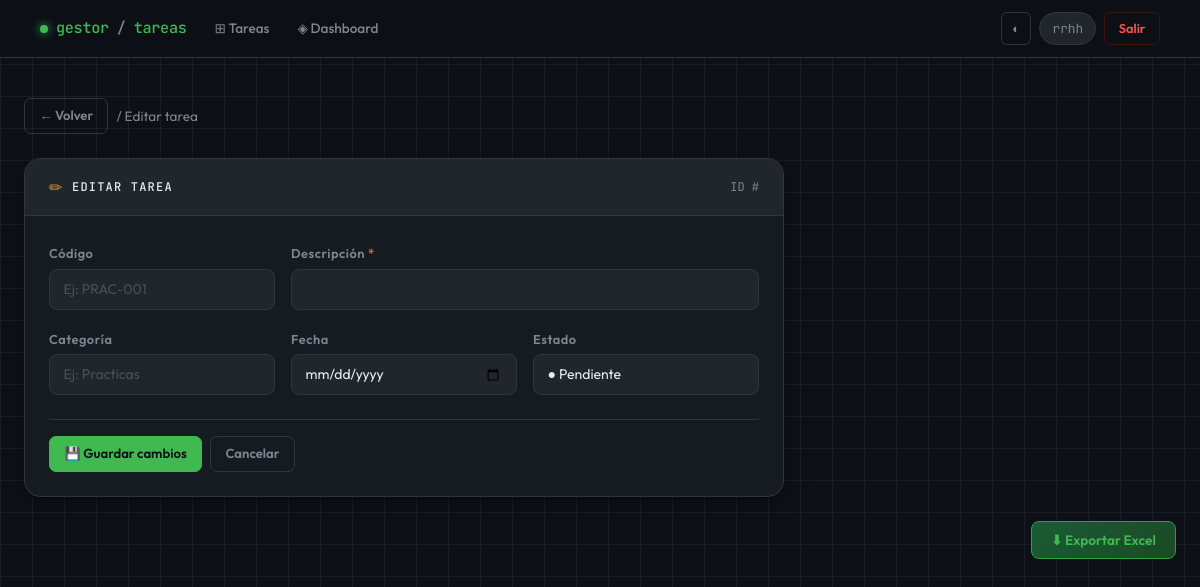
The app's page /editar/162 (signed in), older data.
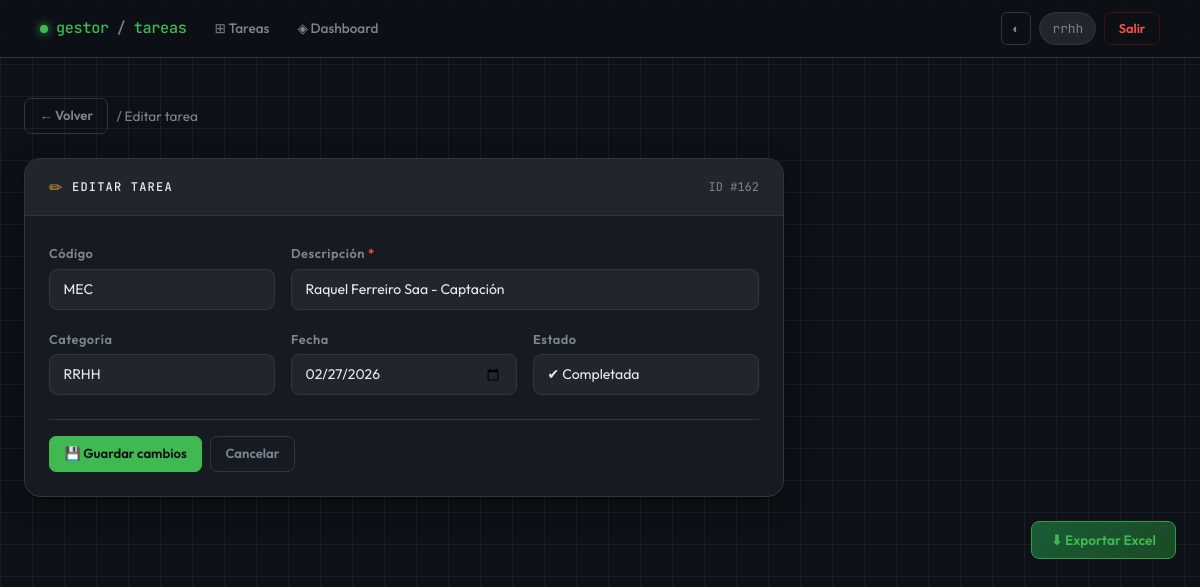
The same page, newer data.
### tables this page shows
CREATE TABLE tareas (
            id INTEGER PRIMARY KEY AUTOINCREMENT,
            descripcion TEXT NOT NULL,
            categoria TEXT,
            fecha TEXT,
            completada INTEGER DEFAULT 0,
            codigo TEXT,
            usuario_id INTEGER,
            FOREIGN KEY (usuario_id) REFERENCES usuarios(id)
        );

### app_web.py (the view)
@app.route("/editar/<int:id>", methods=["GET", "POST"])
@login_required
def editar(id):
    conn = get_connection()
    cursor = conn.cursor()
    if request.method == "POST":
        codigo = request.form.get("codigo")
        descripcion = request.form.get("descripcion")
        categoria = request.form.get("categoria")
        fecha = request.form.get("fecha")
        completada = request.form.get("completada")  # 👈 NUEVO
        cursor.execute("""
            UPDATE tareas
            SET codigo=?, descripcion=?, categoria=?, fecha=?, completada=?
            WHERE id=?
        """, (codigo, descripcion, categoria, fecha, completada, id))
        conn.commit()
        conn.close()
        return redirect("/")
    else:
        cursor.execute("SELECT * FROM tareas WHERE id=?", (id,))
        tarea = cursor.fetchone()
        conn.close()
        return render_template("editar.html", tarea=tarea)

### app_web.py (called while the page is built)
def get_connection():
    conn = sqlite3.connect(DB_NAME)
    conn.row_factory = sqlite3.Row
    return conn

def login_required(f):
    @wraps(f)
    def decorated_function(*args, **kwargs):
        if "user_id" not in session:
            return redirect(url_for("login"))
        return f(*args, **kwargs)
    return decorated_function

### templates/editar.html (shortened to what this page needs)
{% extends "base.html" %}
{% block content %}
<div class="d-flex align-items-center gap-2 mb-4">
  <a href="/" class="btn btn-g-ghost btn-sm">← Volver</a>
  <span style="color:var(--text-muted); font-size:.85rem;">/ Editar tarea</span>
</div>
<div class="gcard" style="max-width:760px;">
  <div class="gcard-header">
    <span style="color:var(--amber)">✏</span>
    <span class="gcard-title">Editar tarea</span>
    <span style="margin-left:auto; font-family:var(--mono); font-size:.75rem; color:var(--text-muted);">
      ID #{{ tarea[0] }}
    </span>
  </div>
  <div class="gcard-body">
    <form method="POST">
      <div class="row g-3">
        <div class="col-sm-6 col-md-4">
          <label class="form-label">Código</label>
          <input type="text" name="codigo" class="form-control"
                 value="{{ tarea[5] if tarea[5] else '' }}"
                 placeholder="Ej: PRAC-001" autocomplete="off">
        </div>
        <div class="col-sm-6 col-md-8">
          <label class="form-label">Descripción <span style="color:var(--red)">*</span></label>
          <input type="text" name="descripcion" class="form-control"
                 value="{{ tarea[1] }}" required autocomplete="off">
        </div>
        <div class="col-sm-6 col-md-4">
          <label class="form-label">Categoría</label>
          <input type="text" name="categoria" class="form-control"
                 value="{{ tarea[2] if tarea[2] else '' }}"
                 placeholder="Ej: Practicas" autocomplete="off">
        </div>
        <div class="col-sm-6 col-md-4">
          <label class="form-label">Fecha</label>
          <input type="date" name="fecha" class="form-control"
                 value="{{ tarea[3] if tarea[3] else '' }}">
        </div>
        <div class="col-sm-6 col-md-4">
          <label class="form-label">Estado</label>
          <select name="completada" class="form-select">
            <option value="0" {% if tarea[4]==0 %}selected{% endif %}>● Pendiente</option>
            <option value="1" {% if tarea[4]==1 %}selected{% endif %}>✔ Completada</option>
          </select>
        </div>
      </div>
      <div class="d-flex gap-2 mt-4 pt-3" style="border-top:1px solid var(--border);">
        <button type="submit" class="btn btn-g-primary">💾 Guardar cambios</button>
        <a href="/" class="btn btn-g-ghost">Cancelar</a>
      </div>
    </form>
  </div>
</div>
{% endblock %}

### templates/base.html (shortened to what this page needs)
<!DOCTYPE html>
<html lang="es">
<head>
  <link href="https://cdn.jsdelivr.net/npm/bootstrap@5.3.2/dist/css/bootstrap.min.css" rel="stylesheet">
</head>
<body>
<nav class="navbar navbar-expand-lg">
  <div class="container-fluid px-3">
    <a class="navbar-brand" href="/">
      <span class="dot"></span>
      gestor<span style="color:var(--text-muted)">/</span>tareas
    </a>
    <div class="collapse navbar-collapse" id="navMain">
      {% set path = request.path %}
      <ul class="navbar-nav me-auto gap-1 mt-2 mt-lg-0">
        <li class="nav-item">
          <a class="nav-link{{ ' active' if path == '/' else '' }}" href="/">
            ⊞ Tareas
          </a>
        </li>
        <li class="nav-item">
          <a class="nav-link{{ ' active' if path == '/dashboard' else '' }}" href="/dashboard">
            ◈ Dashboard
          </a>
        </li>
      </ul>
      <div class="d-flex align-items-center gap-2 mt-2 mt-lg-0">
        <button onclick="toggleLight()" class="btn-dark-toggle" title="Cambiar tema">◐</button>
        <span class="navbar-user">{{ session.get('user', '') }}</span>
        <a href="/logout" class="btn-logout">Salir</a>
      </div>
    </div>
  </div>
</nav>
<div class="page-wrapper pb-0 pt-2" style="max-width:1300px; margin:0 auto; padding-inline:1.5rem;">
</div>
<div class="page-wrapper">
  {% block content %}{% endblock %}
  <div class="text-end mt-4">
    <a href="/exportar" class="btn btn-g-export">⬇ Exportar Excel</a>
  </div>
</div>
</body>
</html>

Row changes from the older to the newer data that the page shows:
added tareas: get "rrhh", id "162", codigo "MEC", descripcion "Raquel Ferreiro Saa - Captación", categoria "RRHH", fecha "02/27/2026", completada "✔ Completada"
Text that changed along with them:
{{ session.get('user', '') }}: "rrhh" → (not shown)
form field completada: "● Pendiente" → (not shown)
